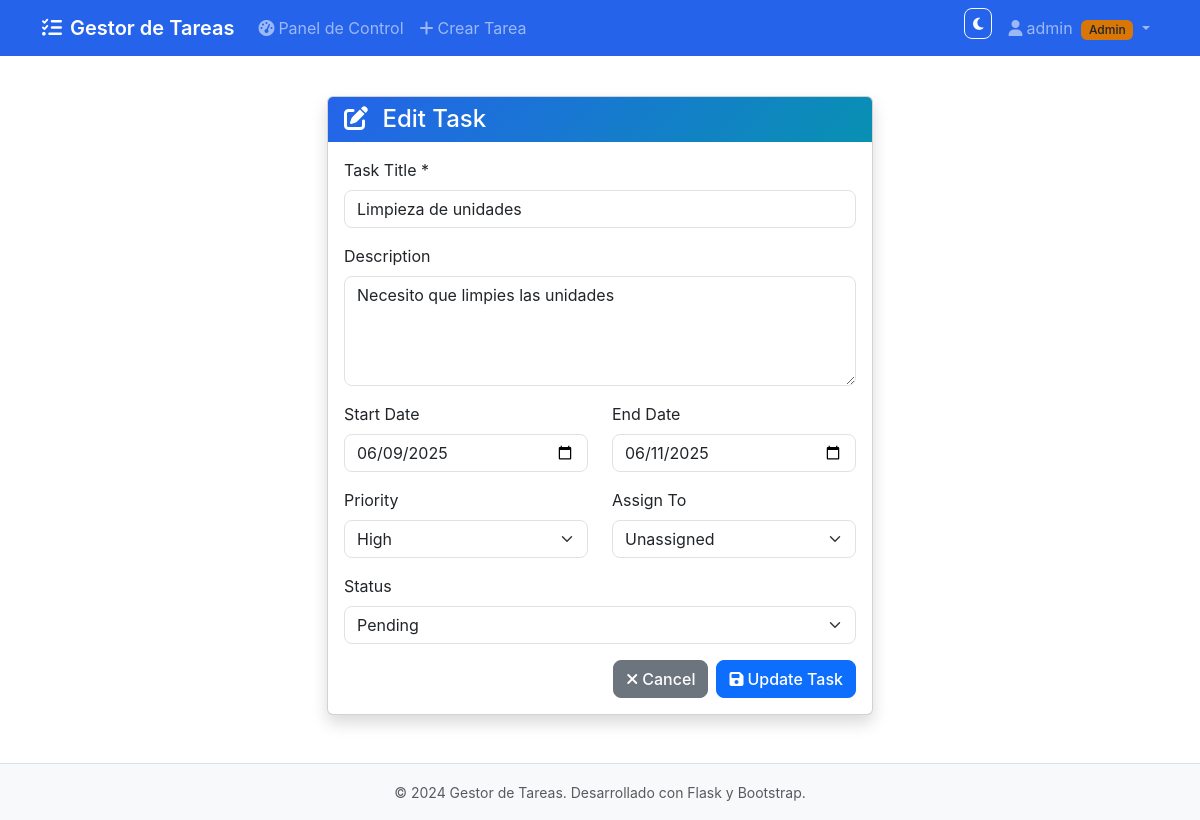
/edit_task/1 (signed in), run on the app's committed database.
### models.py (models this page shows, shortened)
class User(UserMixin, db.Model):
    id = db.Column(db.Integer, primary_key=True)
    username = db.Column(db.String(64), unique=True, nullable=False)
    email = db.Column(db.String(120), unique=True, nullable=False)
    password_hash = db.Column(db.String(256), nullable=False)
    is_admin = db.Column(db.Boolean, default=False, nullable=False)
    created_at = db.Column(db.DateTime, default=datetime.utcnow)
    assigned_tasks = db.relationship('Task', foreign_keys='Task.assigned_to_id', backref='assigned_user', lazy=True)

class Task(db.Model):
    id = db.Column(db.Integer, primary_key=True)
    title = db.Column(db.String(200), nullable=False)
    description = db.Column(db.Text)
    start_date = db.Column(db.Date)
    end_date = db.Column(db.Date)
    status = db.Column(db.String(20), default='pending', nullable=False)  # pending, in_progress, completed
    priority = db.Column(db.String(10), default='medium', nullable=False)  # low, medium, high
    created_at = db.Column(db.DateTime, default=datetime.utcnow)
    updated_at = db.Column(db.DateTime, default=datetime.utcnow, onupdate=datetime.utcnow)
    assigned_to_id = db.Column(db.Integer, db.ForeignKey('user.id'))
    created_by_id = db.Column(db.Integer, db.ForeignKey('user.id'), nullable=False)
    created_by = db.relationship('User', foreign_keys=[created_by_id], backref='created_tasks')

### routes.py (the view, shortened to what this page needs)
@app.route('/edit_task/<int:task_id>', methods=['GET', 'POST'])
@login_required
def edit_task(task_id):
    task = Task.query.get_or_404(task_id)
    if not current_user.is_admin and task.assigned_to_id != current_user.id:
        flash('Access denied.', 'error')
        return redirect(url_for('dashboard'))
    users = User.query.filter_by(is_admin=False).all() if current_user.is_admin else []
    return render_template('task_form.html', task=task, users=users)

### app.py (called while the page is built)
@login_manager.user_loader
def load_user(user_id):
    from models import User
    return User.query.get(int(user_id))

### templates/task_form.html (shortened to what this page needs)
{% extends "base.html" %}
{% block content %}
<div class="row justify-content-center">
    <div class="col-md-8 col-lg-6">
        <div class="card shadow">
            <div class="card-header">
                <h4 class="mb-0">
                    <i class="fas fa-{{ 'edit' if task else 'plus' }} me-2"></i>
                    {{ 'Edit Task' if task else 'Create New Task' }}
                </h4>
            </div>
            <div class="card-body">
                <form method="POST">
                    <div class="mb-3">
                        <label for="title" class="form-label">Task Title *</label>
                        <input type="text" class="form-control" id="title" name="title"
                               value="{{ task.title if task else '' }}" required>
                    </div>
                    <div class="mb-3">
                        <label for="description" class="form-label">Description</label>
                        <textarea class="form-control" id="description" name="description" rows="4">{{ task.description if task else '' }}</textarea>
                    </div>
                    <div class="row mb-3">
                        <div class="col-md-6">
                            <label for="start_date" class="form-label">Start Date</label>
                            <input type="date" class="form-control" id="start_date" name="start_date"
                                   value="{{ task.start_date.strftime('%Y-%m-%d') if task and task.start_date else '' }}">
                        </div>
                        <div class="col-md-6">
                            <label for="end_date" class="form-label">End Date</label>
                            <input type="date" class="form-control" id="end_date" name="end_date"
                                   value="{{ task.end_date.strftime('%Y-%m-%d') if task and task.end_date else '' }}">
                        </div>
                    </div>
                    {% if current_user.is_admin %}
                    <div class="row mb-3">
                        <div class="col-md-6">
                            <label for="priority" class="form-label">Priority</label>
                            <select class="form-select" id="priority" name="priority">
                                <option value="high" {{ 'selected' if task and task.priority == 'high' else '' }}>High</option>
                            </select>
                        </div>
                        <div class="col-md-6">
                            <label for="assigned_to_id" class="form-label">Assign To</label>
                            <select class="form-select" id="assigned_to_id" name="assigned_to_id">
                                <option value="">Unassigned</option>
                            </select>
                        </div>
                    </div>
                    {% endif %}
                    {% if task and (current_user.is_admin or task.assigned_to_id == current_user.id) %}
                    <div class="mb-3">
                        <label for="status" class="form-label">Status</label>
                        <select class="form-select" id="status" name="status">
                            <option value="pending" {{ 'selected' if task.status == 'pending' else '' }}>Pending</option>
                        </select>
                    </div>
                    {% endif %}
                    <div class="d-flex justify-content-end gap-2">
                        <a href="{{ url_for('admin_dashboard') if current_user.is_admin else url_for('dashboard') }}"
                           class="btn btn-secondary">
                            <i class="fas fa-times me-1"></i>Cancel
                        </a>
                        <button type="submit" class="btn btn-primary">
                            <i class="fas fa-save me-1"></i>{{ 'Update Task' if task else 'Create Task' }}
                        </button>
                    </div>
                </form>
            </div>
        </div>
    </div>
</div>
{% endblock %}

### templates/base.html (shortened to what this page needs)
<!DOCTYPE html>
<html lang="es-AR" data-bs-theme="light">
<head>
    <link href="https://cdn.jsdelivr.net/npm/bootstrap@5.3.2/dist/css/bootstrap.min.css" rel="stylesheet">
    <link rel="stylesheet" href="https://cdnjs.cloudflare.com/ajax/libs/font-awesome/6.4.0/css/all.min.css">
    <link rel="stylesheet" href="{{ url_for('static', filename='css/style.css') }}">
</head>
<body>
    {% if current_user.is_authenticated %}
    <nav class="navbar navbar-expand-lg navbar-dark bg-primary">
        <div class="container">
            <a class="navbar-brand" href="{{ url_for('index') }}">
                <i class="fas fa-tasks me-2"></i>Gestor de Tareas
            </a>
            <div class="collapse navbar-collapse" id="navbarNav">
                <ul class="navbar-nav me-auto">
                    {% if current_user.is_admin %}
                    <li class="nav-item">
                        <a class="nav-link" href="{{ url_for('admin_dashboard') }}">
                            <i class="fas fa-tachometer-alt me-1"></i>Panel de Control
                        </a>
                    </li>
                    <li class="nav-item">
                        <a class="nav-link" href="{{ url_for('create_task') }}">
                            <i class="fas fa-plus me-1"></i>Crear Tarea
                        </a>
                    </li>
                    {% else %}
                    <li class="nav-item">
                        <a class="nav-link" href="{{ url_for('dashboard') }}">
                            <i class="fas fa-tachometer-alt me-1"></i>Mis Tareas
                        </a>
                    </li>
                    {% endif %}
                </ul>
                <ul class="navbar-nav">
                    <li class="nav-item">
                        <button class="btn btn-outline-light btn-sm me-2" onclick="toggleDarkMode()">
                            <i class="fas fa-moon" id="theme-icon"></i>
                        </button>
                    </li>
                    <li class="nav-item dropdown">
                        <a class="nav-link dropdown-toggle" href="#" role="button" data-bs-toggle="dropdown">
                            <i class="fas fa-user me-1"></i>{{ current_user.username }}
                            {% if current_user.is_admin %}
                            <span class="badge bg-warning text-dark ms-1">Admin</span>
                            {% endif %}
                        </a>
                    </li>
                </ul>
            </div>
        </div>
    </nav>
    {% endif %}
    <main class="container mt-4 mb-5">
        {% block content %}{% endblock %}
    </main>
    <footer class="bg-light mt-auto py-3">
        <div class="container text-center">
            <small class="text-muted">
                © 2024 Gestor de Tareas. Desarrollado con Flask y Bootstrap.
            </small>
        </div>
    </footer>
</body>
</html>

### static/css/style.css (style rules this page uses)
:root { --bs-primary: #2563eb; --bs-primary-rgb: 37, 99, 235; --bs-secondary: #64748b; --bs-secondary-rgb: 100, 116, 139; --bs-success: #059669; --bs-success-rgb: 5, 150, 105; --bs-warning: #d97706; --bs-warning-rgb: 217, 119, 6; --bs-danger: #dc2626; --bs-danger-rgb: 220, 38, 38; --bs-info: #0891b2; --bs-info-rgb: 8, 145, 178; }
body { min-height: 100vh; display: flex; flex-direction: column; font-family: -apple-system, BlinkMacSystemFont, 'Segoe UI', Roboto, Oxygen, Ubuntu, Cantarell, sans-serif; transition: background-color 0.3s ease, color 0.3s ease; }
main { flex: 1; }
.card-header { background: linear-gradient(135deg, var(--bs-primary), var(--bs-info)); color: white; border-bottom: none; }
.badge { font-size: 0.75rem; font-weight: 500; }
.btn { transition: all 0.2s ease; border-radius: 0.5rem; font-weight: 500; }
.form-control, .form-select { border-radius: 0.5rem; border: 1px solid var(--bs-border-color); transition: border-color 0.2s ease, box-shadow 0.2s ease; }
.navbar-brand { font-weight: 600; font-size: 1.25rem; }
footer { background-color: var(--bs-secondary-bg) !important; border-top: 1px solid var(--bs-border-color); }
* { transition: background-color 0.3s ease, color 0.3s ease, border-color 0.3s ease; }

### data on the page
User: username "admin"
Task: title "Limpieza de unidades", description "Necesito que limpies las unidades", start_date "06/09/2025", end_date "06/11/2025"

### other printed values
{{ 'Edit Task' if task else 'Create New Task' }} "Edit Task"
{{ 'Update Task' if task else 'Create Task' }} "Update Task"
